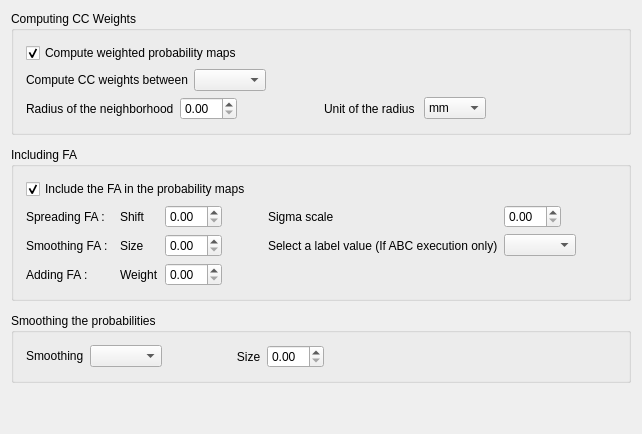
      <widget class="QWidget" name="atlasGeneration_tab">
       <attribute name="title">
        <string>Atlas Generation</string>
       </attribute>
       <layout class="QGridLayout" name="gridLayout_6">
        <item row="1" column="0">
         <widget class="QWidget" name="widget_7" native="true"/>
        </item>
        <item row="3" column="0">
         <widget class="QWidget" name="widget_9" native="true"/>
        </item>
        <item row="4" column="0">
         <widget class="QGroupBox" name="smoothingProbabilities_groupBox">
          <property name="title">
           <string>Smoothing the probabilities</string>
          </property>
          <layout class="QGridLayout" name="gridLayout_21">
           <property name="margin">
            <number>12</number>
           </property>
           <item row="0" column="1">
            <widget class="QWidget" name="widget_27" native="true">
             <layout class="QHBoxLayout" name="horizontalLayout_14">
              <property name="margin">
               <number>0</number>
              </property>
              <item>
               <widget class="QLabel" name="smoothingSize_label">
                <property name="text">
                 <string>   Size</string>
                </property>
               </widget>
              </item>
              <item alignment="Qt::AlignLeft">
               <widget class="QDoubleSpinBox" name="smoothingSize_spinBox">
                <property name="singleStep">
                 <double>0.100000000000000</double>
                </property>
                <property name="value">
                 <double>0.000000000000000</double>
                </property>
               </widget>
              </item>
              <item>
               <spacer name="horizontalSpacer_12">
                <property name="orientation">
                 <enum>Qt::Horizontal</enum>
                </property>
                <property name="sizeHint" stdset="0">
                 <size>
                  <width>40</width>
                  <height>20</height>
                 </size>
                </property>
               </spacer>
              </item>
             </layout>
            </widget>
           </item>
           <item row="0" column="2">
            <spacer name="horizontalSpacer_22">
             <property name="orientation">
              <enum>Qt::Horizontal</enum>
             </property>
             <property name="sizeHint" stdset="0">
              <size>
               <width>40</width>
               <height>20</height>
              </size>
             </property>
            </spacer>
           </item>
           <item row="0" column="0">
            <widget class="QWidget" name="widget_41" native="true">
             <layout class="QGridLayout" name="gridLayout_23">
              <property name="margin">
               <number>0</number>
              </property>
              <item row="1" column="1">
               <widget class="QLabel" name="smoothing_label">
                <property name="text">
                 <string>Smoothing</string>
                </property>
               </widget>
              </item>
              <item row="1" column="2" alignment="Qt::AlignLeft">
               <widget class="QComboBox" name="smoothing_comboBox"/>
              </item>
              <item row="1" column="3">
               <spacer name="horizontalSpacer_19">
                <property name="orientation">
                 <enum>Qt::Horizontal</enum>
                </property>
                <property name="sizeHint" stdset="0">
                 <size>
                  <width>40</width>
                  <height>20</height>
                 </size>
                </property>
               </spacer>
              </item>
             </layout>
            </widget>
           </item>
          </layout>
         </widget>
        </item>
        <item row="5" column="0">
         <spacer name="verticalSpacer">
          <property name="orientation">
           <enum>Qt::Vertical</enum>
          </property>
          <property name="sizeHint" stdset="0">
           <size>
            <width>20</width>
            <height>40</height>
           </size>
          </property>
         </spacer>
        </item>
        <item row="0" column="0">
         <widget class="QGroupBox" name="computingCCWeights_groupBox">
          <property name="title">
           <string>Computing CC Weights</string>
          </property>
          <layout class="QGridLayout" name="gridLayout_19">
           <property name="margin">
            <number>12</number>
           </property>
           <item row="0" column="0">
            <widget class="QCheckBox" name="computingWeights_checkBox">
             <property name="text">
              <string>Compute weighted probability maps</string>
             </property>
             <property name="checked">
              <bool>true</bool>
             </property>
            </widget>
           </item>
           <item row="1" column="0">
            <widget class="QWidget" name="widget_25" native="true">
             <layout class="QHBoxLayout" name="horizontalLayout_18">
              <property name="margin">
               <number>0</number>
              </property>
              <item>
               <widget class="QLabel" name="label_37">
                <property name="text">
                 <string>Compute CC weights between</string>
                </property>
               </widget>
              </item>
              <item alignment="Qt::AlignLeft">
               <widget class="QComboBox" name="weightsModality_comboBox"/>
              </item>
              <item>
               <spacer name="horizontalSpacer_20">
                <property name="orientation">
                 <enum>Qt::Horizontal</enum>
                </property>
                <property name="sizeHint" stdset="0">
                 <size>
                  <width>40</width>
                  <height>20</height>
                 </size>
                </property>
               </spacer>
              </item>
             </layout>
            </widget>
           </item>
           <item row="2" column="0">
            <widget class="QWidget" name="widget_39" native="true">
             <layout class="QHBoxLayout" name="horizontalLayout_20">
              <property name="margin">
               <number>0</number>
              </property>
              <item>
               <widget class="QLabel" name="label_35">
                <property name="text">
                 <string>Radius of the neighborhood</string>
                </property>
               </widget>
              </item>
              <item alignment="Qt::AlignLeft">
               <widget class="QDoubleSpinBox" name="weightsRadius_spinBox">
                <property name="value">
                 <double>0.000000000000000</double>
                </property>
               </widget>
              </item>
              <item>
               <spacer name="horizontalSpacer_2">
                <property name="orientation">
                 <enum>Qt::Horizontal</enum>
                </property>
                <property name="sizeHint" stdset="0">
                 <size>
                  <width>40</width>
                  <height>20</height>
                 </size>
                </property>
               </spacer>
              </item>
             </layout>
            </widget>
           </item>
           <item row="2" column="1">
            <widget class="QWidget" name="widget_26" native="true">
             <layout class="QHBoxLayout" name="horizontalLayout_3">
              <property name="margin">
               <number>0</number>
              </property>
              <item>
               <widget class="QLabel" name="label_40">
                <property name="text">
                 <string>Unit of the radius </string>
                </property>
               </widget>
              </item>
              <item>
               <widget class="QComboBox" name="weightsRadiusUnit_comboBox">
                <item>
                 <property name="text">
                  <string>mm</string>
                 </property>
                </item>
                <item>
                 <property name="text">
                  <string>pixels</string>
                 </property>
                </item>
               </widget>
              </item>
              <item>
               <spacer name="horizontalSpacer_14">
                <property name="orientation">
                 <enum>Qt::Horizontal</enum>
                </property>
                <property name="sizeHint" stdset="0">
                 <size>
                  <width>40</width>
                  <height>20</height>
                 </size>
                </property>
               </spacer>
              </item>
             </layout>
            </widget>
           </item>
          </layout>
         </widget>
        </item>
        <item row="2" column="0">
         <widget class="QGroupBox" name="includingFA_groupBox">
          <property name="title">
           <string>Including FA</string>
          </property>
          <layout class="QGridLayout" name="gridLayout_20">
           <property name="margin">
            <number>12</number>
           </property>
           <item row="0" column="0">
            <widget class="QCheckBox" name="includingFA_checkBox">
             <property name="text">
              <string>Include the FA in the probability maps </string>
             </property>
             <property name="checked">
              <bool>true</bool>
             </property>
            </widget>
           </item>
           <item row="2" column="0">
            <widget class="QWidget" name="widget_36" native="true">
             <layout class="QGridLayout" name="gridLayout_31">
              <property name="margin">
               <number>0</number>
              </property>
              <item row="2" column="1">
               <widget class="QLabel" name="label_39">
                <property name="text">
                 <string>Weight</string>
                </property>
               </widget>
              </item>
              <item row="0" column="5" alignment="Qt::AlignLeft">
               <widget class="QDoubleSpinBox" name="FASigmaScale_spinBox">
                <property name="singleStep">
                 <double>0.100000000000000</double>
                </property>
               </widget>
              </item>
              <item row="0" column="0">
               <widget class="QLabel" name="label_44">
                <property name="text">
                 <string>Spreading FA :  </string>
                </property>
               </widget>
              </item>
              <item row="0" column="1">
               <widget class="QLabel" name="label_34">
                <property name="text">
                 <string>Shift</string>
                </property>
               </widget>
              </item>
              <item row="2" column="2" alignment="Qt::AlignLeft">
               <widget class="QDoubleSpinBox" name="FAWeight_spinBox">
                <property name="singleStep">
                 <double>0.100000000000000</double>
                </property>
               </widget>
              </item>
              <item row="0" column="4">
               <widget class="QLabel" name="label_42">
                <property name="text">
                 <string>Sigma scale</string>
                </property>
               </widget>
              </item>
              <item row="0" column="2" alignment="Qt::AlignLeft">
               <widget class="QDoubleSpinBox" name="FAShift_spinBox">
                <property name="singleStep">
                 <double>0.100000000000000</double>
                </property>
               </widget>
              </item>
              <item row="0" column="6">
               <spacer name="horizontalSpacer_16">
                <property name="orientation">
                 <enum>Qt::Horizontal</enum>
                </property>
                <property name="sizeHint" stdset="0">
                 <size>
                  <width>40</width>
                  <height>20</height>
                 </size>
                </property>
               </spacer>
              </item>
              <item row="1" column="1">
               <widget class="QLabel" name="label_41">
                <property name="text">
                 <string>Size</string>
                </property>
               </widget>
              </item>
              <item row="1" column="2" alignment="Qt::AlignLeft">
               <widget class="QDoubleSpinBox" name="FASmoothingSize_spinBox">
                <property name="singleStep">
                 <double>0.100000000000000</double>
                </property>
               </widget>
              </item>
              <item row="2" column="0">
               <widget class="QLabel" name="label_46">
                <property name="text">
                 <string>Adding FA :  </string>
                </property>
               </widget>
              </item>
              <item row="1" column="0">
               <widget class="QLabel" name="label_45">
                <property name="text">
                 <string>Smoothing FA :  </string>
                </property>
               </widget>
              </item>
              <item row="0" column="3">
               <spacer name="horizontalSpacer_17">
                <property name="orientation">
                 <enum>Qt::Horizontal</enum>
                </property>
                <property name="sizeHint" stdset="0">
                 <size>
                  <width>40</width>
                  <height>20</height>
                 </size>
                </property>
               </spacer>
              </item>
              <item row="1" column="3">
               <spacer name="horizontalSpacer_5">
                <property name="orientation">
                 <enum>Qt::Horizontal</enum>
                </property>
                <property name="sizeHint" stdset="0">
                 <size>
                  <width>40</width>
                  <height>20</height>
                 </size>
                </property>
               </spacer>
              </item>
              <item row="1" column="4">
               <widget class="QLabel" name="label_4">
                <property name="text">
                 <string>Select a label value (If ABC execution only)</string>
                </property>
               </widget>
              </item>
              <item row="1" column="5">
               <widget class="QComboBox" name="comboBoxLabelValueFA"/>
              </item>
             </layout>
            </widget>
           </item>
          </layout>
         </widget>
        </item>
       </layout>
      </widget>
